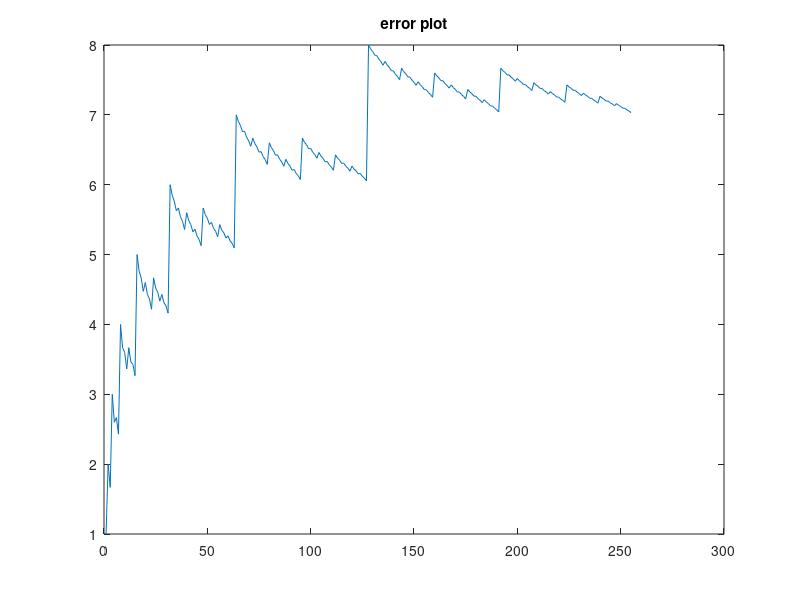

MATLAB code to generate this figure:
clc,clear

% weight = [6000, 1120, 335, 138, 72, 45, 32, 25];    % Input weights coefficients
weight = [128, 64, 32, 16, 8, 4, 2, 1];    % Input weights coefficients

weight = fliplr(weight);    % Mirror vector

T = length(weight); % Number of sensors
N = 2^T-1; % All possible sensors outputs



error = zeros(1,N);

for k = 1:N % for all possible sensors outputs
    numerator = 0;      % Initialize variables
    denominator = 0;    % Initialize variables
    value = de2bi(k,T);
    for  i = 1:8
        numerator = numerator + value(i) * i * weight(i);
        denominator = denominator + value(i) * weight(i);
    end
    error(k) = numerator / denominator;
end

x = 1:1:N; % x for plot

error(1:100)

figure(4)
plot(x,error);
title('error plot')
